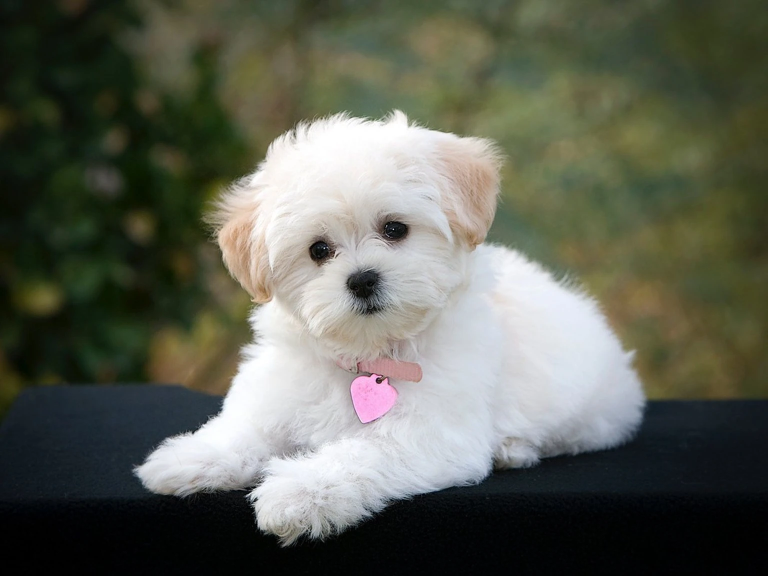
#> input picture dog.webp, 1536 x 1152 px (shown at 1/2 size)
$ python basics.py
#> lines starting #> are read from the running program, lines starting #| are printed output that depends on the picture; after the words box and inside, x2 and y2 are one past the last pixel; in counts of white or black regions, pixels touching at a corner belong together
import cv2 as cv
img = cv.imread('dog.webp')
#> img is the input picture: shape (1152, 1536, 3); mean B, G, R 85.4, 97.4, 94.6

if img is None:
    print("ERROR: Image not loaded!")
else:
    cv.imshow('dog.webp', img)

    # Gray scaling
    gray = cv.cvtColor(img, cv.COLOR_BGR2GRAY)
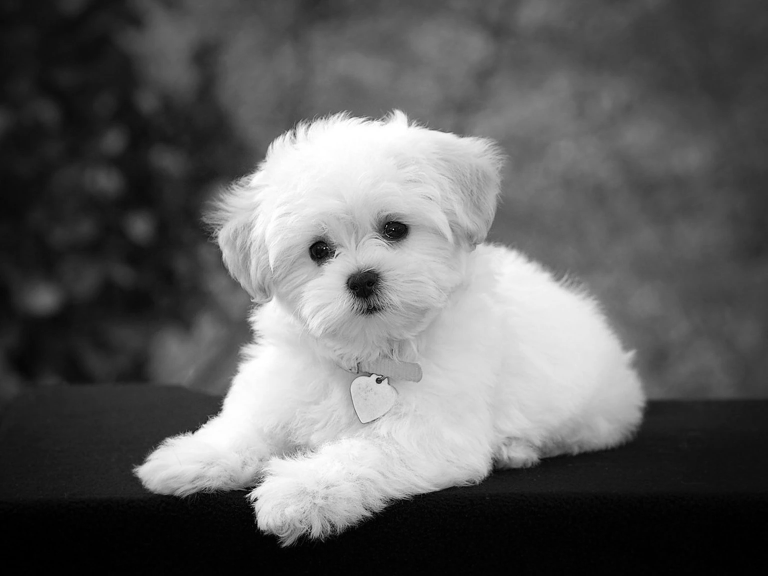
#> gray: shape (1152, 1536) (shown at 1/2 size); min 0, max 255, mean 95.2
    cv.imshow('Gray', gray)


    #Blur
    blur = cv.GaussianBlur(img, (7,7), 0)
    cv.imshow('Blur', blur)

    #Resizing
    resized = cv.resize(img, (500, 500), interpolation=cv.INTER_CUBIC)
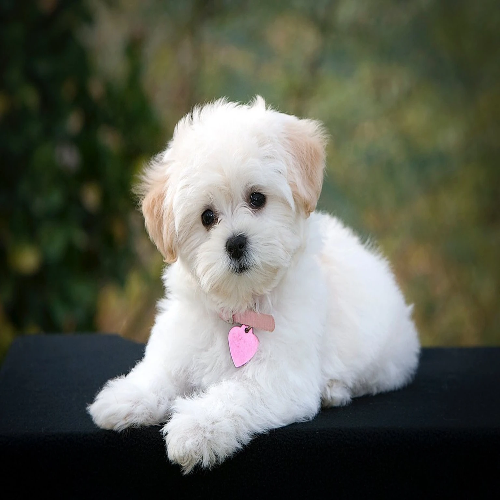
#> resized: shape (500, 500, 3); mean B, G, R 85.4, 97.4, 94.6
    cv.imshow('Resized', resized)

    #edge cascade
    canny = cv.Canny(resized, 125, 175)
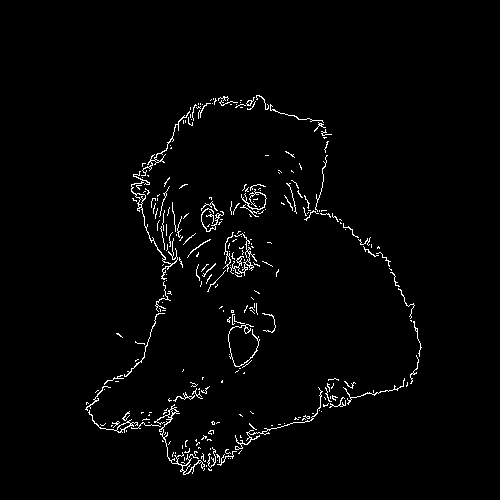
#> canny: shape (500, 500); 2% white in thin lines or dots, all inside (x1, y1, x2, y2) = (85, 95, 422, 475)
    cv.imshow('Canny Edges', canny)

    #dilating
    kernel = cv.getStructuringElement(cv.MORPH_RECT, (7, 7))
    dilated = cv.dilate(canny, kernel, iterations=3)
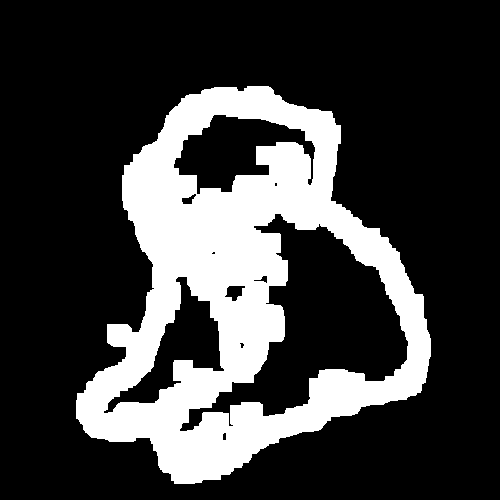
#> dilated: shape (500, 500); 24% white; 1 white region, box (x1, y1, x2, y2) and area: (76, 86, 431, 484) 59953
    cv.imshow('Dilated', dilated)


    # Crop from resized image for better visibility
    cropped = resized[50:300, 50:300]
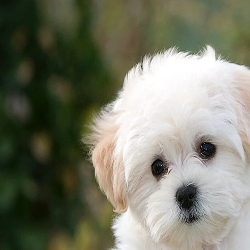
#> cropped: shape (250, 250, 3); mean B, G, R 106.2, 123.1, 121.5
    cv.imshow('Cropped',cropped)

    # Enhance cropped image for better clarity
    cropped_gray = cv.cvtColor(cropped, cv.COLOR_BGR2GRAY)
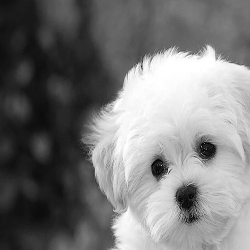
#> cropped_gray: shape (250, 250); min 0, max 255, mean 120.7
    cropped_canny = cv.Canny(cropped_gray, 100, 150)
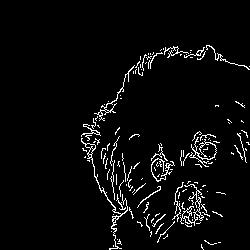
#> cropped_canny: shape (250, 250); 4.1% white in thin lines or dots, all inside (x1, y1, x2, y2) = (81, 45, 250, 250)
    cv.imshow('Cropped Edges', cropped_canny)

cv.waitKey(0)
cv.destroyAllWindows()
